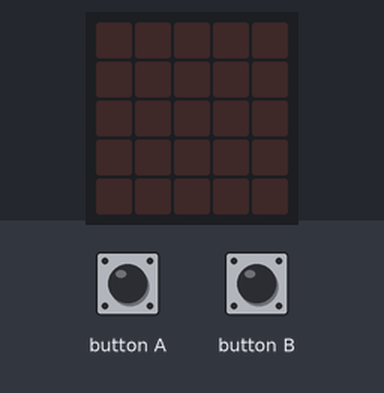
Bench run of a program on a simulated BBC micro:bit (MakeCode). Parts: the board's 5×5 LED display. The inputs (shaded band) are chosen by the test bench.

Above: at 1.2 s.
1.3 s: button A pressed for 0.15 s
At 2.1 s:
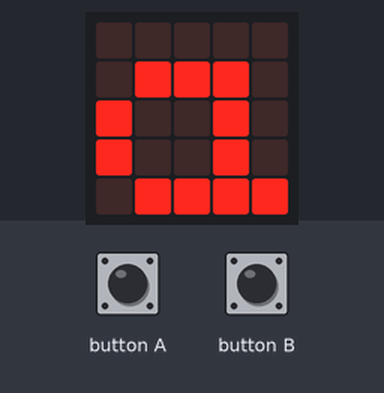
3.8 s: button B pressed for 0.15 s
At 4.6 s:
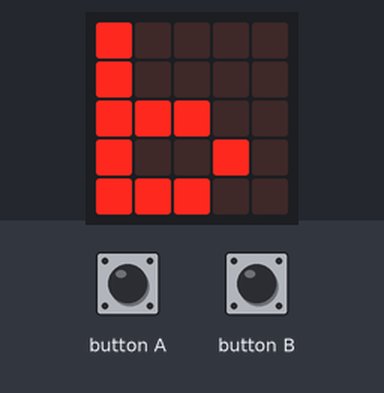
Timing chart, 0 to 6.8 s (numbered marks = the images above; inputs shaded):
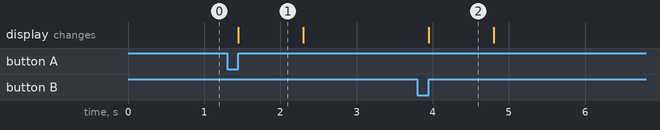

Measured:
- after the input at 1.3 s, the display: changes after 0.15 s (image 1)
- after the input at 3.8 s, the display: changes after 0.15 s (image 2)
- what the display in image 1 shows lasts 0.8 s, from 1.5 s to 2.3 s

The program:

main.ts
```typescript
input.onButtonPressed(Button.A, function () {
    basic.showString("a")
    basic.pause(100)
    basic.clearScreen()
})
input.onButtonPressed(Button.B, function () {
    basic.showString("b")
    basic.pause(100)
    basic.clearScreen()
})
let 文字列の配列 = ["a", "b"]
```

test.ts
```typescript
// テストはここに来ます。このパッケージが拡張機能として使用されるときにはコンパイルされません。
```
